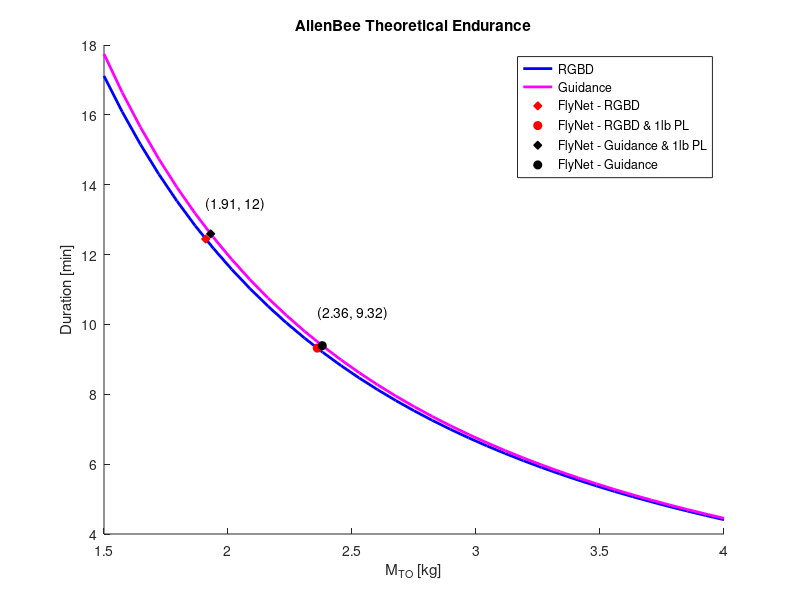

Write the MATLAB code that produced this figure.

clear all; close all; clc

% %% DJI - Matrice 100
% %m              % quad mass     [kg]
% g = 9.81;       % grav accel    [m/s/s]
% r = .1651;      % prop radius   [m] .11938
% V = 22.2;       % batt voltage  [V]  14.8
% rho = 1.225;    % air density   [kg/m3]
% eta = .85;      % trans efficiency
% batt = 4500;    % batt rating   [mAh] 
% I_extra = 1394;     % current used by elec [mA]
% MaxI = 20;
% 
m = linspace(1.5,4,35);

Curr = @(M) 4*(1/eta).*(M.*g).^(3/2)./(4*r*V*sqrt(2*pi*rho));
EstTime = @(i) (batt/1000)./i.*60;
% 
% % endurance based on motors
% I = Curr(m);
% t = EstTime(I);
% % endurance with extra guidance/odroid
% I2 = Curr(m)+I_extra/1000;
% t2 = EstTime(I2);
% % flynet point
% fly = EstTime(Curr(2.77)+I_extra/1000);
% fly_1lb = EstTime(Curr(3.22)+I_extra/1000);
% str1 = sprintf('(2.77,%2.2f)',fly);
% str2 = sprintf('(3.22,%2.2f)',fly_1lb);
% 
% A = [2.3 22; 2.8 17; 3.2 13];
% figure(1)
% hold on
% plot(A(:,1),A(:,2),'ro','MarkerFaceColor','r');
% plot(m,t,'b','LineWidth',2);
% plot(m,t2,'m','LineWidth',2);
% plot(2.77,fly,'go','MarkerFaceColor','g');
% text(2.52,fly-1.25,str1,'rotation',0);
% plot(3.22,fly_1lb,'ko','MarkerFaceColor','k');
% text(2.98,fly_1lb-1.25,str2,'rotation',0);
% xlabel('M_T_O [kg]'); ylabel('Duration [min]'); title('M100 Theoretical Endurance');
% legend('Mfg claim','Est Endurance','Endurance w/ Guidance','FlyNet - Guidance','FlyNet - Guidance& 1 lb PL');


 %% AlienBee 450 
%m              % quad mass     [kg]
g = 9.81;       % grav accel    [m/s/s]
r = .11938;     % prop radius   [m] 
V = 14.8;       % batt voltage  [V]  
rho = 1.225;    % air density   [kg/m3]
eta = .85;      % trans efficiency
batt = 4500;    % batt rating   [mAh] 
I_extra = [2228.57 1669.11];     % current used by elec [mAh]
MaxI = 15;

Curr = @(M) 4*(1/eta).*(M.*g).^(3/2)./(4*r*V*sqrt(2*pi*rho));
EstTime = @(i) (batt/1000)./i.*60;

m = linspace(1.5,4,35);
%RGBD
Irg = Curr(m)+I_extra(1)/1000;
trg = EstTime(Irg);

Fly_rg = EstTime(Curr(1.91)+1/1000*I_extra(1));
Fly_rg_1lb = EstTime(Curr(2.36)+I_extra(1)/1000);
strrg = sprintf('(1.91, %2.f)',Fly_rg);
strrg_1lb = sprintf('(2.36, %2.2f)',Fly_rg_1lb);


%Guidance
Igu = Curr(m)+I_extra(2)/1000;
tgu = EstTime(Igu);

Fly_gu = EstTime(Curr(1.93)+1/1000*I_extra(2));
Fly_gu_1lb = EstTime(Curr(2.38)+I_extra(2)/1000);
strgu = sprintf('(1.93, %2.2f)',Fly_gu);
strgu_1lb = sprintf('(2.38, %2.2f)',Fly_gu_1lb);

figure(2)
hold on
plot(m,trg,'b','LineWidth',2);
plot(m,tgu,'m','LineWidth',2);
plot(1.91,Fly_rg,'rd','MarkerFaceColor','r');
plot(2.36,Fly_rg_1lb,'ro','MarkerFaceColor','r');
text(1.91,Fly_rg+1,strrg,'rotation',0);
text(2.36,Fly_rg_1lb+1,strrg_1lb,'rotation',0);

plot(1.93,Fly_gu,'kd','MarkerFaceColor','k');
plot(2.38,Fly_gu_1lb,'ko','MarkerFaceColor','k');
% text(1.93,Fly_gu-1.5,strgu,'rotation',0);
% text(2.38,Fly_gu_1lb-1.5,strgu_1lb,'rotation',0);

xlabel('M_T_O [kg]'); ylabel('Duration [min]'); title('AlienBee Theoretical Endurance');
legend('RGBD','Guidance','FlyNet - RGBD','FlyNet - RGBD & 1lb PL','FlyNet - Guidance & 1lb PL', 'FlyNet - Guidance');

